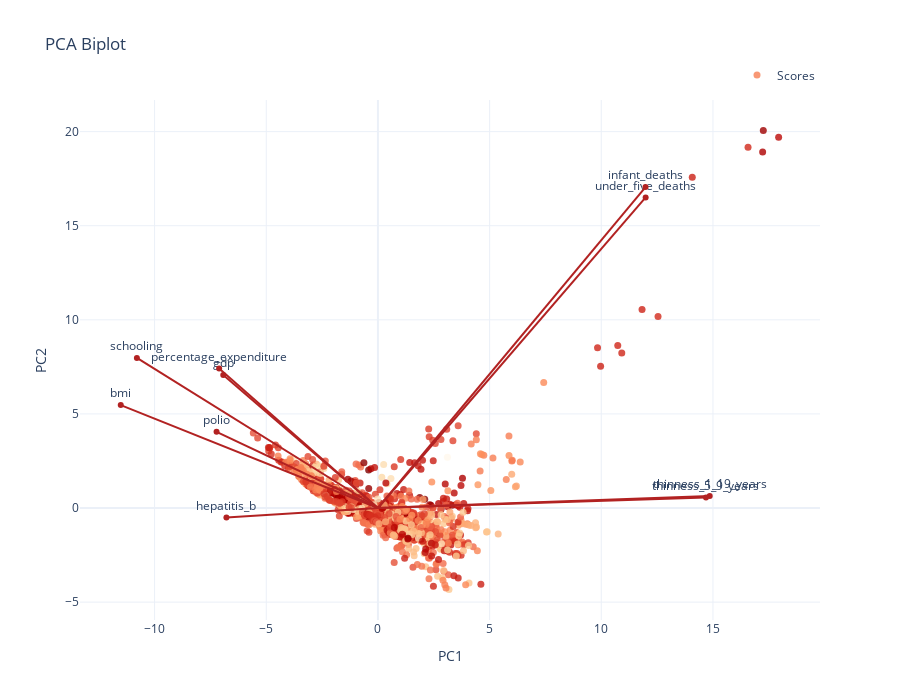

The cell this chart's notebook holds for it:
### Code cell
fig = plot_biplot_plotly(
    pca_result,
    dims=2,
    top_features=10,
    color=le_ds.df[LECol.TARGET],
    hover_metadata=hover,
)
fig.show()

### Figure 1 — Plotly figure (JSON) as saved in the notebook; plotly's stock layout.template omitted (floating-point values rounded to 4 significant figures; data arrays with more than 128 entries replaced by an {"elided": "..."} marker saying what was removed)
{"data": [{"customdata": {"elided": "1649x2 mixed values"}, "hovertemplate": "PC1: %{x:.3f}<br>PC2: %{y:.3f}<br>Country: %{customdata[0]}<br>Year: %{customdata[1]}<br><extra></extra>", "marker": {"color": {"elided": "2928 float values"}, "colorscale": [[0, "rgb(255,247,236)"], [0.125, "rgb(254,232,200)"], [0.25, "rgb(253,212,158)"], [0.375, "rgb(253,187,132)"], [0.5, "rgb(252,141,89)"], [0.625, "rgb(239,101,72)"], [0.75, "rgb(215,48,31)"], [0.875, "rgb(179,0,0)"], [1, "rgb(127,0,0)"]], "opacity": 0.8, "size": 7}, "mode": "markers", "name": "Scores", "textposition": "top center", "type": "scatter", "x": {"elided": "1649 float values"}, "y": {"elided": "1649 float values"}}, {"line": {"color": "firebrick", "width": 2}, "mode": "lines", "showlegend": false, "type": "scatter", "x": [0, 11.99], "y": [0, 16.5]}, {"marker": {"color": "firebrick", "size": 6}, "mode": "markers+text", "showlegend": false, "text": ["under_five_deaths"], "textposition": "top center", "type": "scatter", "x": [11.99], "y": [16.5]}, {"line": {"color": "firebrick", "width": 2}, "mode": "lines", "showlegend": false, "type": "scatter", "x": [0, -6.924], "y": [0, 7.069]}, {"marker": {"color": "firebrick", "size": 6}, "mode": "markers+text", "showlegend": false, "text": ["gdp"], "textposition": "top center", "type": "scatter", "x": [-6.924], "y": [7.069]}, {"line": {"color": "firebrick", "width": 2}, "mode": "lines", "showlegend": false, "type": "scatter", "x": [0, -7.109], "y": [0, 7.416]}, {"marker": {"color": "firebrick", "size": 6}, "mode": "markers+text", "showlegend": false, "text": ["percentage_expenditure"], "textposition": "top center", "type": "scatter", "x": [-7.109], "y": [7.416]}, {"line": {"color": "firebrick", "width": 2}, "mode": "lines", "showlegend": false, "type": "scatter", "x": [0, -11.51], "y": [0, 5.469]}, {"marker": {"color": "firebrick", "size": 6}, "mode": "markers+text", "showlegend": false, "text": ["bmi"], "textposition": "top center", "type": "scatter", "x": [-11.51], "y": [5.469]}, {"line": {"color": "firebrick", "width": 2}, "mode": "lines", "showlegend": false, "type": "scatter", "x": [0, -6.784], "y": [0, -0.5042]}, {"marker": {"color": "firebrick", "size": 6}, "mode": "markers+text", "showlegend": false, "text": ["hepatitis_b"], "textposition": "top center", "type": "scatter", "x": [-6.784], "y": [-0.5042]}, {"line": {"color": "firebrick", "width": 2}, "mode": "lines", "showlegend": false, "type": "scatter", "x": [0, 14.85], "y": [0, 0.6415]}, {"marker": {"color": "firebrick", "size": 6}, "mode": "markers+text", "showlegend": false, "text": ["thinness_1_19_years"], "textposition": "top center", "type": "scatter", "x": [14.85], "y": [0.6415]}, {"line": {"color": "firebrick", "width": 2}, "mode": "lines", "showlegend": false, "type": "scatter", "x": [0, 11.98], "y": [0, 17.06]}, {"marker": {"color": "firebrick", "size": 6}, "mode": "markers+text", "showlegend": false, "text": ["infant_deaths"], "textposition": "top center", "type": "scatter", "x": [11.98], "y": [17.06]}, {"line": {"color": "firebrick", "width": 2}, "mode": "lines", "showlegend": false, "type": "scatter", "x": [0, -7.225], "y": [0, 4.047]}, {"marker": {"color": "firebrick", "size": 6}, "mode": "markers+text", "showlegend": false, "text": ["polio"], "textposition": "top center", "type": "scatter", "x": [-7.225], "y": [4.047]}, {"line": {"color": "firebrick", "width": 2}, "mode": "lines", "showlegend": false, "type": "scatter", "x": [0, 14.69], "y": [0, 0.5628]}, {"marker": {"color": "firebrick", "size": 6}, "mode": "markers+text", "showlegend": false, "text": ["thinness_5_9_years"], "textposition": "top center", "type": "scatter", "x": [14.69], "y": [0.5628]}, {"line": {"color": "firebrick", "width": 2}, "mode": "lines", "showlegend": false, "type": "scatter", "x": [0, -10.79], "y": [0, 7.978]}, {"marker": {"color": "firebrick", "size": 6}, "mode": "markers+text", "showlegend": false, "text": ["schooling"], "textposition": "top center", "type": "scatter", "x": [-10.79], "y": [7.978]}], "layout": {"height": 700, "legend": {"orientation": "h", "x": 1, "xanchor": "right", "y": 1.02, "yanchor": "bottom"}, "title": {"text": "PCA Biplot"}, "width": 900, "xaxis": {"title": {"text": "PC1"}}, "yaxis": {"title": {"text": "PC2"}}}}
